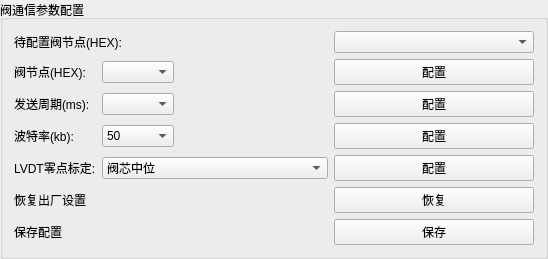
         <widget class="QGroupBox" name="groupBox_5">
          <property name="sizePolicy">
           <sizepolicy hsizetype="Expanding" vsizetype="Expanding">
            <horstretch>0</horstretch>
            <verstretch>0</verstretch>
           </sizepolicy>
          </property>
          <property name="maximumSize">
           <size>
            <width>1000000</width>
            <height>16777215</height>
           </size>
          </property>
          <property name="title">
           <string>阀通信参数配置</string>
          </property>
          <layout class="QGridLayout" name="gridLayout_2">
           <item row="0" column="0" colspan="2">
            <widget class="QLabel" name="label_17">
             <property name="minimumSize">
              <size>
               <width>0</width>
               <height>0</height>
              </size>
             </property>
             <property name="text">
              <string>待配置阀节点(HEX):</string>
             </property>
            </widget>
           </item>
           <item row="1" column="0">
            <widget class="QLabel" name="label_22">
             <property name="minimumSize">
              <size>
               <width>0</width>
               <height>0</height>
              </size>
             </property>
             <property name="text">
              <string>阀节点(HEX):</string>
             </property>
            </widget>
           </item>
           <item row="1" column="1" colspan="2">
            <widget class="QComboBox" name="comboBox_11">
             <property name="maximumSize">
              <size>
               <width>10000</width>
               <height>16777215</height>
              </size>
             </property>
             <property name="styleSheet">
              <string notr="true"/>
             </property>
            </widget>
           </item>
           <item row="1" column="3">
            <spacer name="horizontalSpacer_28">
             <property name="orientation">
              <enum>Qt::Horizontal</enum>
             </property>
             <property name="sizeHint" stdset="0">
              <size>
               <width>46</width>
               <height>20</height>
              </size>
             </property>
            </spacer>
           </item>
           <item row="1" column="4">
            <widget class="QPushButton" name="pushButton_8">
             <property name="minimumSize">
              <size>
               <width>200</width>
               <height>0</height>
              </size>
             </property>
             <property name="text">
              <string>配置</string>
             </property>
            </widget>
           </item>
           <item row="2" column="0">
            <widget class="QLabel" name="label_18">
             <property name="minimumSize">
              <size>
               <width>80</width>
               <height>0</height>
              </size>
             </property>
             <property name="text">
              <string>发送周期(ms):</string>
             </property>
            </widget>
           </item>
           <item row="2" column="1" colspan="2">
            <widget class="QComboBox" name="comboBox_13">
             <property name="maximumSize">
              <size>
               <width>10000</width>
               <height>16777215</height>
              </size>
             </property>
            </widget>
           </item>
           <item row="2" column="3">
            <spacer name="horizontalSpacer_29">
             <property name="orientation">
              <enum>Qt::Horizontal</enum>
             </property>
             <property name="sizeHint" stdset="0">
              <size>
               <width>46</width>
               <height>20</height>
              </size>
             </property>
            </spacer>
           </item>
           <item row="2" column="4">
            <widget class="QPushButton" name="cycleBt">
             <property name="minimumSize">
              <size>
               <width>200</width>
               <height>0</height>
              </size>
             </property>
             <property name="text">
              <string>配置</string>
             </property>
            </widget>
           </item>
           <item row="3" column="0">
            <widget class="QLabel" name="label_19">
             <property name="minimumSize">
              <size>
               <width>80</width>
               <height>0</height>
              </size>
             </property>
             <property name="text">
              <string>波特率(kb):</string>
             </property>
            </widget>
           </item>
           <item row="3" column="1" colspan="2">
            <widget class="QComboBox" name="comboBox_7">
             <property name="maximumSize">
              <size>
               <width>100000</width>
               <height>16777215</height>
              </size>
             </property>
             <item>
              <property name="text">
               <string>50</string>
              </property>
             </item>
             <item>
              <property name="text">
               <string>100</string>
              </property>
             </item>
             <item>
              <property name="text">
               <string>125</string>
              </property>
             </item>
             <item>
              <property name="text">
               <string>250</string>
              </property>
             </item>
             <item>
              <property name="text">
               <string>500</string>
              </property>
             </item>
             <item>
              <property name="text">
               <string>800</string>
              </property>
             </item>
             <item>
              <property name="text">
               <string>1000</string>
              </property>
             </item>
            </widget>
           </item>
           <item row="3" column="3">
            <spacer name="horizontalSpacer_30">
             <property name="orientation">
              <enum>Qt::Horizontal</enum>
             </property>
             <property name="sizeHint" stdset="0">
              <size>
               <width>148</width>
               <height>20</height>
              </size>
             </property>
            </spacer>
           </item>
           <item row="3" column="4">
            <widget class="QPushButton" name="bautBt">
             <property name="minimumSize">
              <size>
               <width>200</width>
               <height>0</height>
              </size>
             </property>
             <property name="text">
              <string>配置</string>
             </property>
            </widget>
           </item>
           <item row="4" column="0">
            <widget class="QLabel" name="label_20">
             <property name="minimumSize">
              <size>
               <width>80</width>
               <height>0</height>
              </size>
             </property>
             <property name="text">
              <string>LVDT零点标定:</string>
             </property>
            </widget>
           </item>
           <item row="4" column="4">
            <widget class="QPushButton" name="LVDTBt">
             <property name="minimumSize">
              <size>
               <width>200</width>
               <height>0</height>
              </size>
             </property>
             <property name="text">
              <string>配置</string>
             </property>
            </widget>
           </item>
           <item row="5" column="0">
            <widget class="QLabel" name="label_4">
             <property name="text">
              <string>恢复出厂设置</string>
             </property>
            </widget>
           </item>
           <item row="5" column="4">
            <widget class="QPushButton" name="recovBt">
             <property name="minimumSize">
              <size>
               <width>200</width>
               <height>0</height>
              </size>
             </property>
             <property name="text">
              <string>恢复</string>
             </property>
            </widget>
           </item>
           <item row="6" column="0">
            <widget class="QLabel" name="label_21">
             <property name="text">
              <string>保存配置</string>
             </property>
            </widget>
           </item>
           <item row="6" column="4">
            <widget class="QPushButton" name="saveBt">
             <property name="text">
              <string>保存</string>
             </property>
            </widget>
           </item>
           <item row="4" column="1" colspan="3">
            <widget class="QComboBox" name="comboBox_8">
             <property name="minimumSize">
              <size>
               <width>120</width>
               <height>0</height>
              </size>
             </property>
             <property name="maximumSize">
              <size>
               <width>10000</width>
               <height>16777215</height>
              </size>
             </property>
             <item>
              <property name="text">
               <string>阀芯中位</string>
              </property>
             </item>
             <item>
              <property name="text">
               <string>PWMA起点</string>
              </property>
             </item>
             <item>
              <property name="text">
               <string>PWMA终点</string>
              </property>
             </item>
             <item>
              <property name="text">
               <string>PWMB起点</string>
              </property>
             </item>
             <item>
              <property name="text">
               <string>PWMB终点</string>
              </property>
             </item>
            </widget>
           </item>
           <item row="0" column="4">
            <widget class="QComboBox" name="comboBox_10">
             <property name="maximumSize">
              <size>
               <width>10000</width>
               <height>16777215</height>
              </size>
             </property>
             <property name="inputMethodHints">
              <set>Qt::ImhNone</set>
             </property>
            </widget>
           </item>
          </layout>
         </widget>
